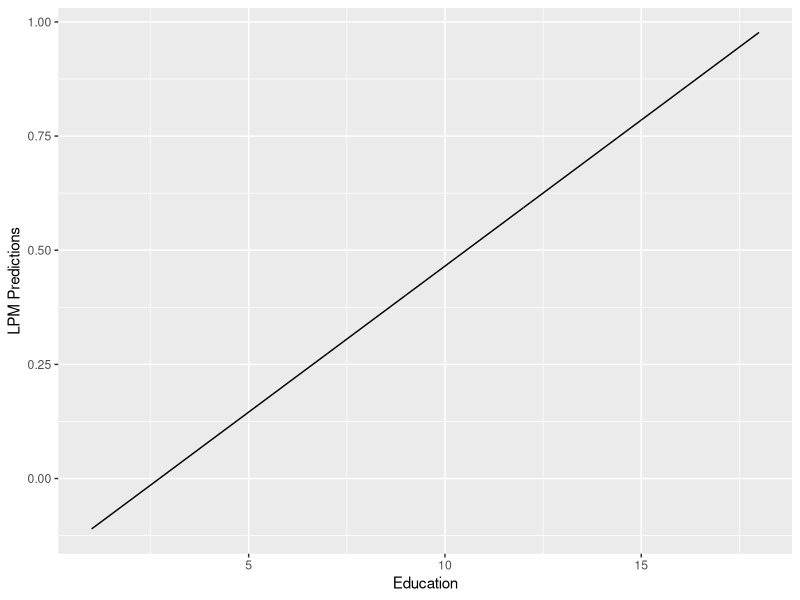
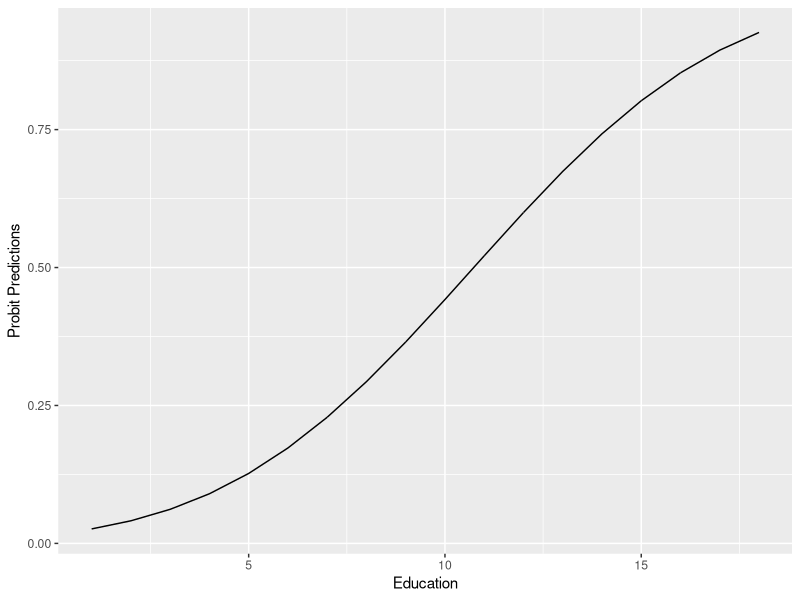
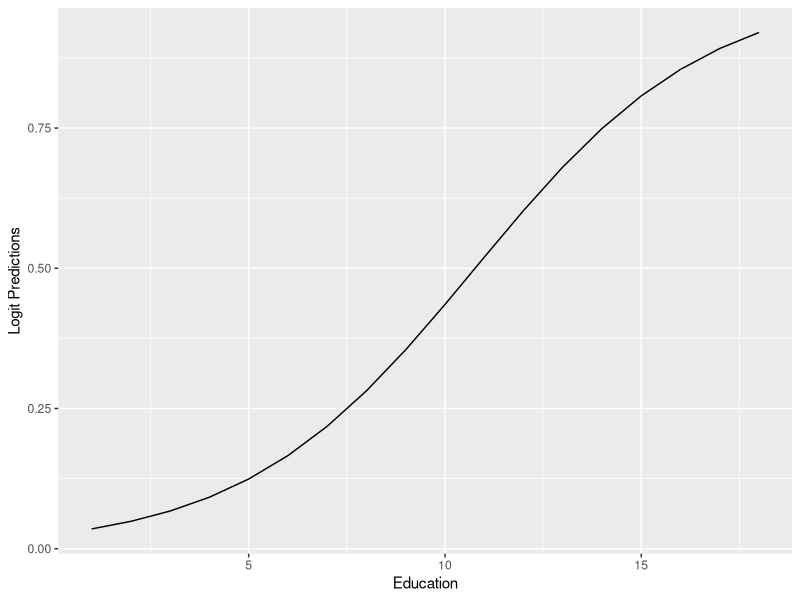
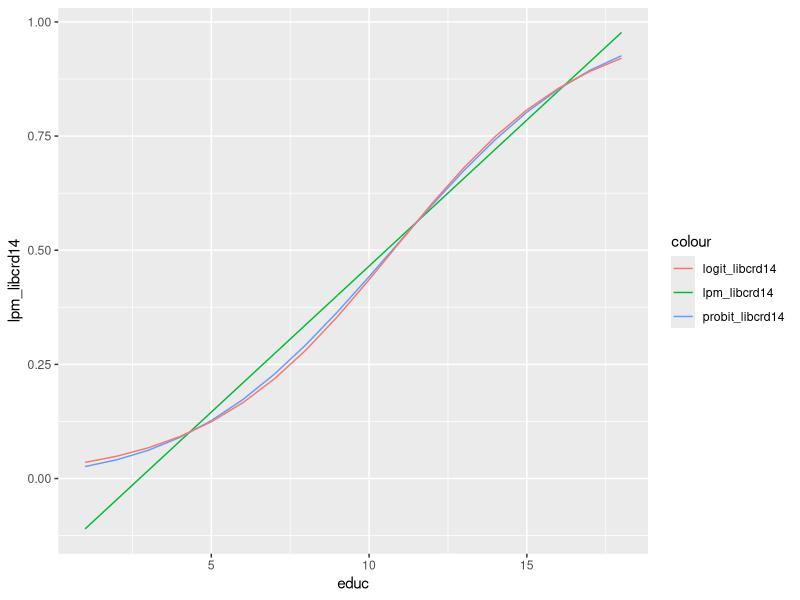
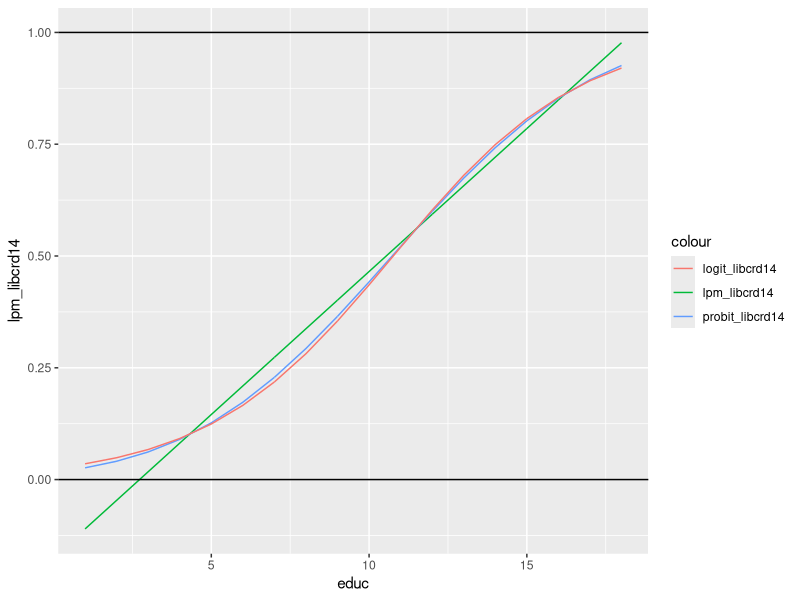
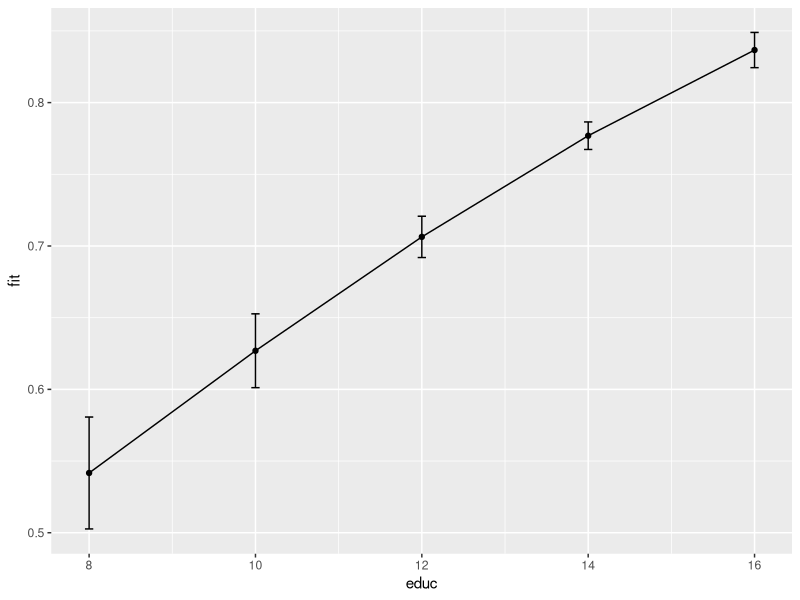
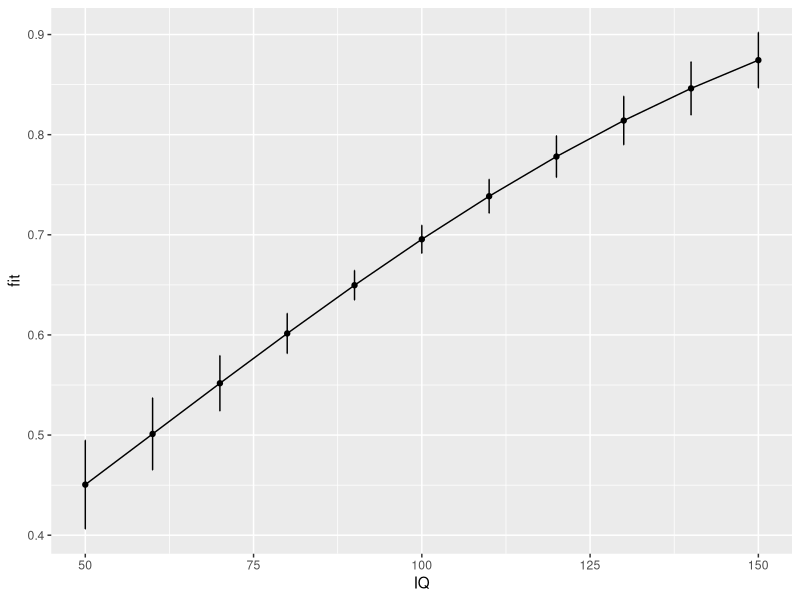
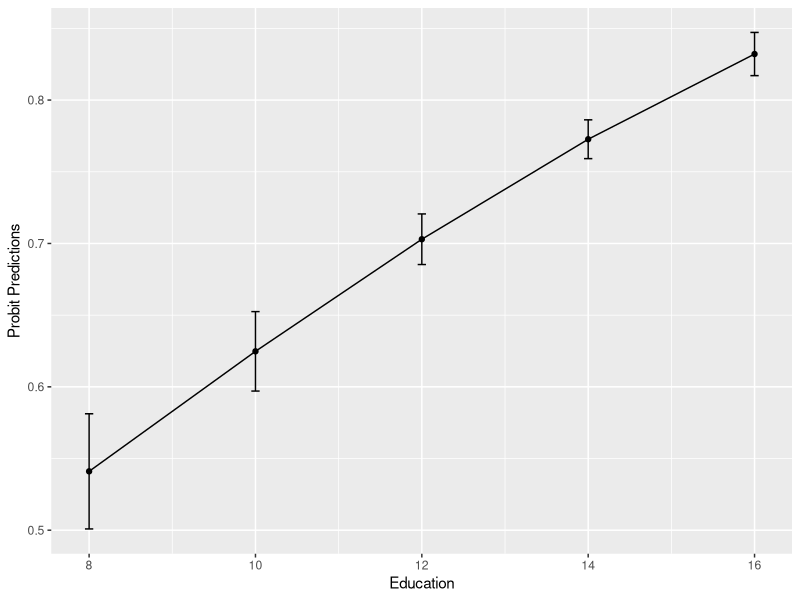

These charts were generated, in order, by the following R code: (Note: this script raises an error after producing the figures.)
### Week 8 Solutions ###

# ProbLogit, plotting probit/logit predictions,   

# Set WD
setwd("/Users/chris/Documents/GeorgetownMPPMSFS/McCourtMPP/Semester3Fall2017MPP/StataRecitations")
# Load Required Packages 
library(haven)
library(AER)
library(ggplot2)
library(reshape2)
install.packages('margins')
library(plyr)
library(MASS)

# Question 1
card <- read_dta('card.dta')
head(card)

# Question 2 
reg1 <- lm(libcrd14 ~ educ, data = card, na.action = na.exclude)
# Can use the code below to get heteroscedasticity-consistent errors (Like Robust in Stata)
coeftest(reg1, vcov = vcovHC(reg1, type = 'HC1'))

card$lpm_libcrd14 <- fitted(reg1)
summary(card$lpm_libcrd14)
# Problem with a negative probability

ggplot(data=card, aes(x=educ, y=lpm_libcrd14)) +
  geom_line() +  labs(x="Education", y = "LPM Predictions")

# Question 3
probit1 <- glm(libcrd14 ~ educ, data = card, family = binomial(link = "probit"), na.action = na.exclude)

card$probit_libcrd14 <- predict(probit1, type="response")

ggplot(data=card, aes(x=educ, y=probit_libcrd14)) +
  geom_line() +  labs(x="Education", y = "Probit Predictions")

# Question 4
logit1 <- glm(libcrd14 ~ educ, data = card, family = binomial(link = "logit"), na.action = na.exclude)

card$logit_libcrd14 <- predict(logit1, type="response")

ggplot(data=card, aes(x=educ, y=logit_libcrd14)) +
  geom_line() +  labs(x="Education", y = "Logit Predictions")

# Question 5

ggplot(card, aes(educ)) + 
  geom_line(aes(y = lpm_libcrd14, colour = "lpm_libcrd14")) + 
  geom_line(aes(y = probit_libcrd14, colour = "probit_libcrd14")) + 
  geom_line(aes(y = logit_libcrd14, colour = "logit_libcrd14"))

ggplot(card, aes(educ)) + 
  geom_line(aes(y = lpm_libcrd14, colour = "lpm_libcrd14")) + 
  geom_line(aes(y = probit_libcrd14, colour = "probit_libcrd14")) + 
  geom_line(aes(y = logit_libcrd14, colour = "logit_libcrd14")) + geom_hline(yintercept = 0) + geom_hline(yintercept = 1)

# Question 6
summary(card$libcrd14)
summary(card$logit_libcrd14)

logit1 <- glm(libcrd14 ~ educ, data = card, family = binomial(link = "logit"), na.action = na.exclude)

# No equivalent of average response using margins in R so far as I know. 
summary(card$logit_libcrd14)

# Question 7
probit2 <- glm(libcrd14 ~ educ + IQ, data = card, family = binomial(link = "probit"), na.action = na.exclude)
summary(probit2)
pnorm(-2.074502 + 0.109520*12 +  0.012719*102.4498)
pnorm(probit2$coef[1] + probit2$coef[2]*12 +  probit2$coef[3]*102.4498)

# Question 8 and 9
newdata <- data.frame("educ" = seq(8,16,2), "IQ" = rep(102.4498, each = 5))
newdatapred <- as.data.frame(predict(probit2,newdata=newdata, type="response", se.fit=T))
forplot <- cbind(newdatapred, newdata)

ggplot(forplot, aes(x=educ, y=fit)) + 
  geom_errorbar(aes(ymin=fit-se.fit, ymax=fit+se.fit), width=.1) +
  geom_line() +
  geom_point()

newdata2 <- data.frame("educ" = rep(12, each = 11), "IQ" = seq(50,150, 10))
newdatapred2 <- as.data.frame(predict(probit2,newdata=newdata2, type="response", se.fit=T))
forplot2 <- cbind(newdatapred2, newdata2)

ggplot(forplot2, aes(x=IQ, y=fit)) + 
  geom_errorbar(aes(ymin=fit-se.fit, ymax=fit+se.fit), width=.1) +
  geom_line() +
  geom_point()

# Question 10 
card$preduc12 <- pnorm(probit2$coef[1] + probit2$coef[2]*12 + probit2$coef[3]*card$IQ)
summary(card$preduc12)

# Approach to simulate Stata's at means option
marginsframe <- data.frame("educ" = rep(12, each = length(card$IQ)), "IQ" = card$IQ)
newdatapred3 <- as.data.frame(predict(probit2,newdata=marginsframe, type="response", se.fit=T))
summary(newdatapred3$fit)

# at
atfunction <- function(i) {
  newdata <- data.frame("educ" = rep(i, each = length(card$IQ)), "IQ" = card$IQ)
  newdatapred <- as.data.frame(predict(probit2, newdata = newdata, type = "response", se.fit=T))
  fullframe <- cbind(newdatapred, newdata$educ)
}
f <- seq(8,16,2)
data <- lapply(f, atfunction)

# Why will this not take the actual means?! I see that I have data!
g <- 1:5
datalist <- list()
for(i in g){
  ave <- mean(unlist(data[[i]][1]), na.rm = TRUE)
  se <- mean(unlist(data[[i]][2]), na.rm = TRUE)
  educ <- mean(unlist(data[[i]][4]), na.rm = TRUE)
  stats <- cbind(ave, se, educ)
  stats$i <- i
  datalist[[i]] <- stats
}

fullstats <- as.data.frame(do.call(rbind, datalist))
fullstats$V1 <- as.numeric(fullstats$V1)
fullstats$V2 <- as.numeric(fullstats$V2)
fullstats$V3 <- as.numeric(fullstats$V3)

# This is the fairly manual way to get the margins and ses. Do not know of a more streamlined way at the moment. 

ggplot(fullstats, aes(x=V3, y=V1)) + 
  geom_errorbar(aes(ymin=V1-V2, ymax=V1+V2), width=.1) +
  geom_line() +
  geom_point() + labs(x="Education", y="Probit Predictions")


mean(unlist(data[[2]][1]), na.rm = TRUE)
mean(unlist(data[[2]][2]), na.rm = TRUE)



newdata3 <- data.frame("educ" = rep(12, each = 11), "IQ" = seq(50,150, 10))
newdatapred4 <- as.data.frame(predict(probit2,newdata=newdata2, type="response", se.fit=T))
forplot3 <- cbind(newdatapred2, newdata2)

ggplot(forplot, aes(x=IQ, y=fit)) + 
  geom_errorbar(aes(ymin=fit-se.fit, ymax=fit+se.fit), width=.1) +
  geom_line() +
  geom_point()

# Question 11
summary(margins(probit2, type = "response"))
summary(margins(probit2, at = list(educ = 12, IQ = 102.4498)))

# Question 12
logit2 <- glm(libcrd14 ~ educ + IQ, data = card, family = binomial(link = "logit"), na.action = na.exclude)

exp(cbind(coef(logit2), confint(logit2)))  
